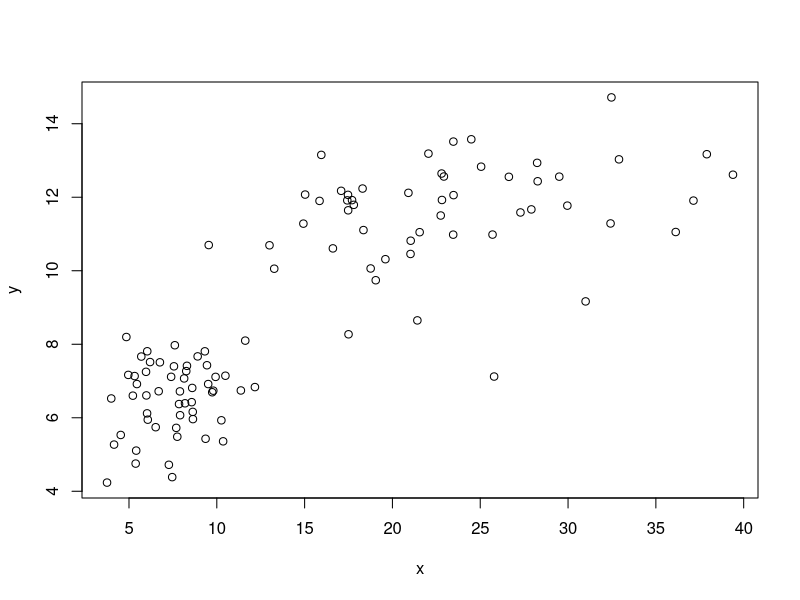
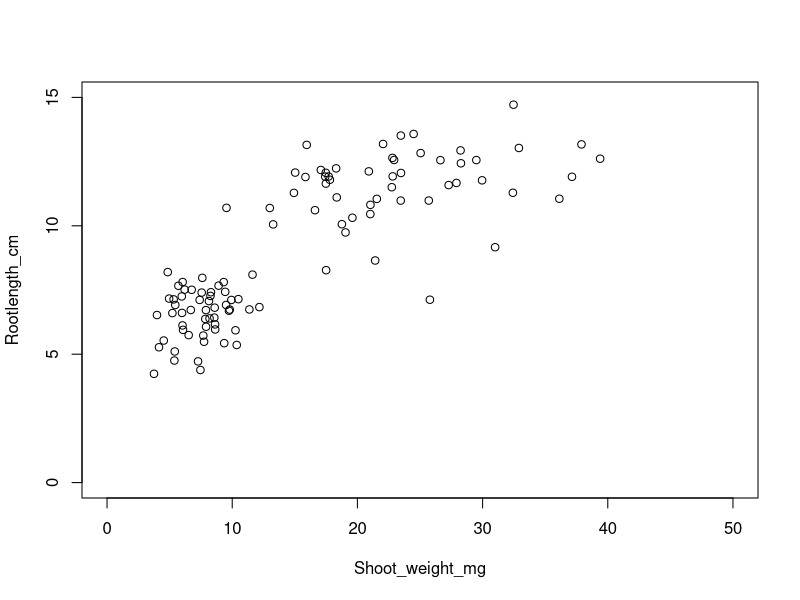
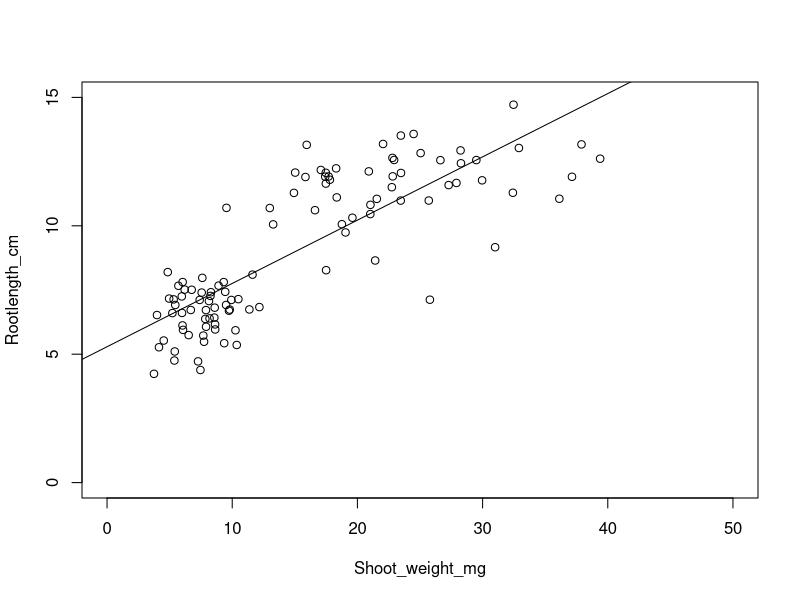
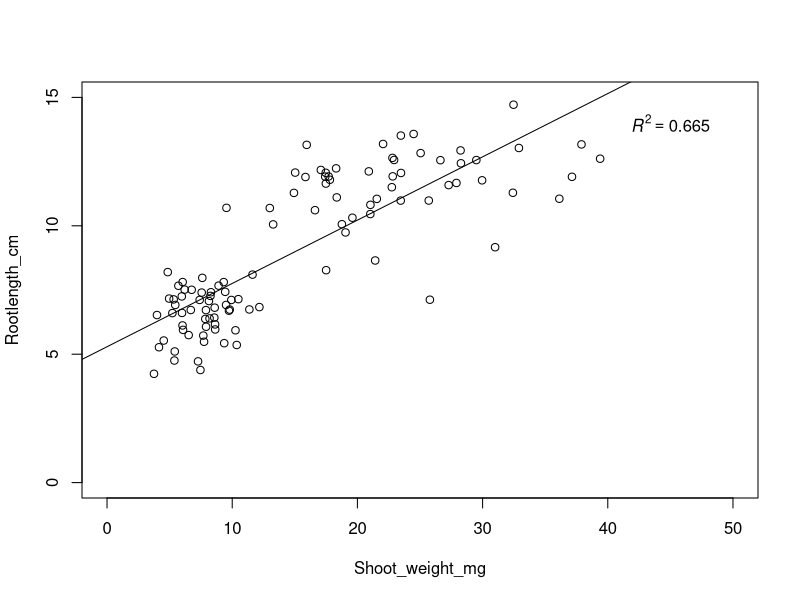
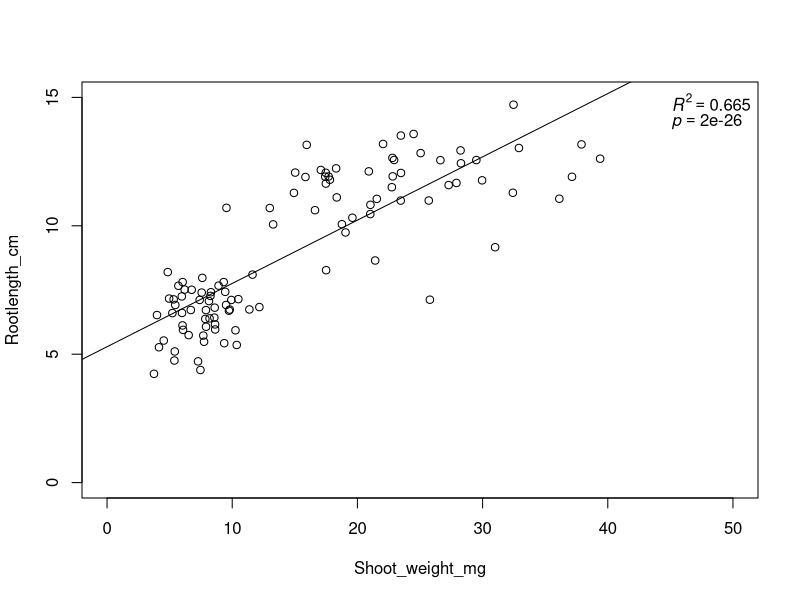

Recreate these plots in R, in order. (Note: this script raises an error after producing the figures.)
## ---- chunk 1
#| echo: false
#| warning: false
 
#load libs
library(knitr)
library(kableExtra)
library(plyr)

#read in data
timecourse <- read.table("data/Timecourse.txt", sep="\t", header=T,  quote = "")
growth_data <- read.table("data/Growth_Data.txt", sep="\t", header=T,  quote = "")
mapping_file <- unique(growth_data[,c("SampleID", "Nutrient", "Condition")])

#remove NAs
timecourse_noNA <- timecourse[!is.na(timecourse$Rootlength), ]
## ---- chunk 2
# lets plot our root length against our shoot weight
x <- growth_data$FW_shoot_mg
y <- growth_data$Rootlength

plot(x, y)
## ---- chunk 3
# lets plot our root length against our shoot weight
x <- growth_data$FW_shoot_mg
y <- growth_data$Rootlength

plot(x, y, xlab = "Shoot_weight_mg", ylab = "Rootlength_cm", ylim = c(0, 15), xlim = c(0, 50))
## ---- chunk 4
#lets do the stats running a linear model (lm)
lm(growth_data$Rootlength ~ growth_data$FW_shoot_mg)
## ---- chunk 5
# lets plot our root length against our shoot weight
x <- growth_data$FW_shoot_mg
y <- growth_data$Rootlength

#plot
plot(x, y, xlab = "Shoot_weight_mg", ylab = "Rootlength_cm", ylim = c(0, 15), xlim = c(0, 50))

#add the info from ln (both lines of code do the same thing)
abline(lm(growth_data$Rootlength ~ growth_data$FW_shoot_mg))
## ---- chunk 6
#to stats
modl = lm(growth_data$Rootlength ~ growth_data$FW_shoot_mg)

#get summary
modsum = summary(modl)

#get R2
r2 = modsum$adj.r.squared

#look at the coefficients
modsum$coefficients

#get the p-value (its in the coefficient table, in the 2nd row and 4th column)
my.p = modsum$coefficients[2,4]
## ---- chunk 7
#add a label, in which we store the text we want to add
mylabel = bquote(italic(R)^2 == .(format(r2, digits = 3)))

#plot
plot(x, y, xlab = "Shoot_weight_mg", ylab = "Rootlength_cm", ylim = c(0, 15), xlim = c(0, 50))

#add the info from ln (both lines of code do the same thing)
abline(lm(growth_data$Rootlength ~ growth_data$FW_shoot_mg))

#add the text
text(x = 45, y =14, labels = mylabel)
## ---- chunk 8
#make an empty vecotr
rp = vector('expression',2)
rp

#add our two values into the vector
rp[1] = substitute(expression(italic(R)^2 == MYVALUE), 
		list(MYVALUE = format(r2,dig=3)))[2]

rp[2] = substitute(expression(italic(p) == MYOTHERVALUE), 
		list(MYOTHERVALUE = format(my.p, digits = 2)))[2]

rp
## ---- chunk 9
#plot
plot(x, y, xlab = "Shoot_weight_mg", ylab = "Rootlength_cm", ylim = c(0, 15), xlim = c(0, 50))

#add the info from ln (both lines of code do the same thing)
abline(lm(growth_data$Rootlength ~ growth_data$FW_shoot_mg))

#add the text as a legend and remove the border with bty
legend("topright", legend = rp, bty = 'n')
## ---- chunk 10
library(dplyr)

#first filter to only print P data, then summarize the data by condition and timepoint and calculate the mean
timecourse_summary <- timecourse_noNA %>% 
    filter(Nutrient == "P")  %>% 
    group_by(Condition, Timepoint) %>%  
    summarise(mean_root = mean(Rootlength))

head(timecourse_summary)

#split the data into our two categories
timecourse_summary_Control <- timecourse_summary[timecourse_summary$Condition == 'MgCl',]
timecourse_summary_350 <- timecourse_summary[timecourse_summary$Condition == '350',]
## ---- chunk 11
x <- 0:5
y <- timecourse_summary_Control$mean_root

plot(x, y, type = "b", pch = 19, xlab = "Timepoints", ylab = "Rootlength (cm)", col = "#7700BB", main = "Growth measurements")
## ---- chunk 12
x <- 0:5
y <- timecourse_summary_Control$mean_root
z <- timecourse_summary_350$mean_root

plot(x, y, type = "b", pch = 19, xlab = "Timepoints", ylab = "Rootlength (cm)",col = "#7700BB", ylim = c(0, 15), main = "Growth measurements")
lines(x, z, type = "b", col = "#5555DD")
legend("topright", c("control", "microbe"), col = c("#7700BB", "#5555DD"),pch = c(19, 1))

## ---- chunk 13
hist(growth_data[, "Rootlength"], cex = 0.6, main = "Data distribution", breaks = 10, density = 100, col = "lightblue", border = "darkblue", xlab = "Rootlength", labels =T)
## ---- chunk 14
# all data
boxplot(growth_data$Rootlength, cex = 0.8,  ylab = "Root length (cm)")
## ---- chunk 15
# data by nutrient condition
boxplot(growth_data$Rootlength ~ growth_data$Nutrient, las = 2, cex = 0.8, ylab = "Root length (cm)")
## ---- chunk 16
# data by nutrient and growth condition
boxplot(growth_data$Rootlength ~ growth_data$Nutrient * growth_data$Condition, las = 2, cex = 0.8, ylab = "Root length (cm)")
## ---- chunk 17
library(ggplot2)

#make a bargraph
myplot <-
  ggplot(growth_data, aes(x =Nutrient, y = Rootlength)) +  #here we provide the dimensions of our plot
  geom_bar(stat="identity")                                   #here, we say what kind of plot we want 

myplot
## ---- chunk 18
#make a boxplot instead of bargrpah
myplot <-
  ggplot(growth_data, aes(x =Nutrient, y = Rootlength)) +  
  geom_boxplot()                                   

myplot
## ---- chunk 19
#do a histogram
myplot <-
  ggplot(growth_data, aes(Rootlength)) +  
  geom_histogram()                                   

myplot
## ---- chunk 20
myplot <-
  ggplot(growth_data, aes(x =Nutrient, y = Rootlength, fill = Nutrient)) +  
  geom_boxplot()                                   

myplot
## ---- chunk 21
myplot <-
  ggplot(growth_data, aes(x =Nutrient, y = Rootlength, fill = Nutrient)) +  
  geom_boxplot()  +                                 
  scale_fill_manual(values=c("black", "grey")) +                                          #add some other colors
  scale_y_continuous(expand = c(0, 0), limits = c(0, 16)) +                               #make the axis start at 0 
  theme_bw() +                                                                            #remove the grey background
  ylab("Root length (cm)") +                                                              #change the label for the y-axis
  xlab("") +                                                                              #remove the label for the x axis
  theme(panel.grid.major = element_blank(), panel.grid.minor = element_blank(),           #modify the grid lines
        panel.background = element_blank(), axis.line = element_line(colour = "black")) +
  theme(legend.position="right",                                                          #move the legend around
        axis.text.x=element_text(angle=45,hjust = 1, size=12))                            #control size and orientation of the axis labels

myplot

## ---- chunk 22
#reorder the nutrient levels in our factors
growth_data$Nutrient2 <-  factor(growth_data$Nutrient, levels = c("P", "noP")) 

#plot in our new order
myplot <-
  ggplot(growth_data, aes(x =Nutrient2, y = Rootlength, fill = Nutrient)) +  
  geom_boxplot()

myplot
## ---- chunk 23
#lets first generate two plots
myplot_root <-
  ggplot(growth_data, aes(x =Nutrient2, y = Rootlength, fill = Nutrient)) +  
  geom_boxplot()

myplot_shoot <-
  ggplot(growth_data, aes(x =Nutrient2, y = FW_shoot_mg, fill = Nutrient)) +  
  geom_boxplot()

#plot one graph
pdf("output_examples/Plot_root_length.pdf", width=3, height=3, family  = "Times")
myplot_root
dev.off()
## ---- chunk 24
#load package
library(ggpubr)

#view how ggarrange deals with two plots
ggarrange(myplot_root, myplot_shoot, 
          labels = c("A", "B"),
          ncol = 2, nrow = 1)
## ---- chunk 25
#we can also plot two graphs and print them in one pdf
pdf("output_examples/Two_plots.pdf", width=3, height=3, family  = "Times")
ggarrange(myplot_root, myplot_shoot, 
          labels = c("A", "B"),
          ncol = 2, nrow = 1)
dev.off()
## ---- chunk 26
#pdf("Plot_root_length.pdf", width=3, height=3, family  = "Times")
  ggplot(growth_data, aes(x =SampleID, y = Rootlength, fill = Nutrient)) +  
  geom_boxplot()
#dev.off()
## ---- chunk 27
#lets check how our mapping file looked like
kable((mapping_file), format='markdown')
## ---- chunk 28
#lets sort the file first conditon an the nutrient (in reverse order, by using the rev() function )
mapping_file <- mapping_file[with(mapping_file, order(Condition, rev(Nutrient))), ]

#check whether we like how things are ordered (look at the order of the first line)
mapping_file$SampleID
## ---- chunk 29
#reorder the levels of our growth data using the mapping file
growth_data$SampleID2 <-  factor(growth_data$SampleID, levels = as.character(mapping_file$SampleID)) 
head(growth_data)

#plot (for now lets do this side by side)
  ggplot(growth_data, aes(x =SampleID2, y = Rootlength, fill = Nutrient)) +  
  geom_boxplot()
## ---- chunk 30
#summarize
growth_data_summarized <- ddply(growth_data, .(SampleID, Nutrient), summarize, RootLength = mean(Rootlength), sd = sd (Rootlength), se = sd(Rootlength) / sqrt((length(Rootlength))))

#order levels
growth_data_summarized$SampleID2 <-  factor(growth_data_summarized$SampleID, levels = as.character(mapping_file$SampleID)) 

#plot
  ggplot(growth_data_summarized, aes(x=SampleID2, y=RootLength, fill=Nutrient)) + 
  geom_bar(stat="identity", color="black", 
           position=position_dodge()) +
  geom_errorbar(aes(ymin=RootLength-sd, ymax=RootLength+sd), width=.2,
                 position=position_dodge(.9)) 

## ---- chunk 31
#plot horizontal
  ggplot(growth_data, aes(x =SampleID2, y = Rootlength, fill = Nutrient)) +  
  geom_boxplot() +
  facet_wrap(. ~ Nutrient, scales = "free", ncol = 2)
